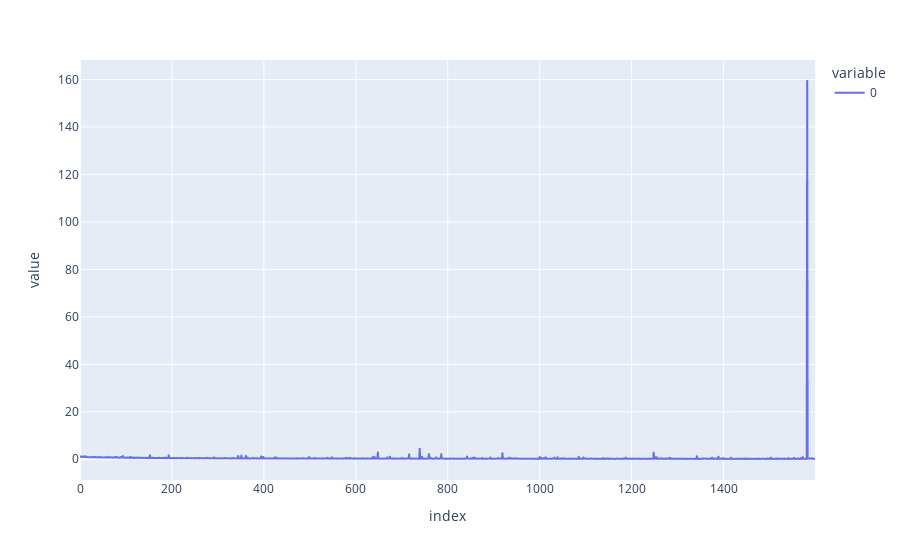

Write notebook code for a chart like this one.
### Markdown cell above
## Modelling

### Code cell
L, x0, x1, x0_train, x0_test, x1_train, x1_test = as_tensors(*load_brain_data())

c = 0.1 
sigma = 0.1
sde = HeatBMTSDE(L=L, c=c, sigma=sigma)
ot_solver = EntropicOTSolver(sde=sde, normalize_variance=False)
# model = GCN(L)
model = ResidualNN(data_dim=x0.shape[-1])


training_losses = train(sde, ot_solver, model, x0_train[:200], x1_train[:200], num_epochs=100, batch_size=64, num_samples_per_epoch=1024, lr=0.001)
px.line(training_losses)

### Figure 1 — Plotly figure (JSON) as saved in the notebook; plotly's stock layout.template omitted (floating-point values rounded to 4 significant figures; data arrays with more than 128 entries replaced by an {"elided": "..."} marker saying what was removed)
{"data": [{"hovertemplate": "variable=0<br>index=%{x}<br>value=%{y}<extra></extra>", "legendgroup": "0", "line": {"color": "#636efa", "dash": "solid"}, "marker": {"symbol": "circle"}, "mode": "lines", "name": "0", "showlegend": true, "type": "scattergl", "x": {"elided": "1600 int values"}, "xaxis": "x", "y": {"elided": "1600 float values"}, "yaxis": "y"}], "layout": {"legend": {"title": {"text": "variable"}, "tracegroupgap": 0}, "margin": {"t": 60}, "xaxis": {"anchor": "y", "domain": [0, 1], "title": {"text": "index"}}, "yaxis": {"anchor": "x", "domain": [0, 1], "title": {"text": "value"}}}}
